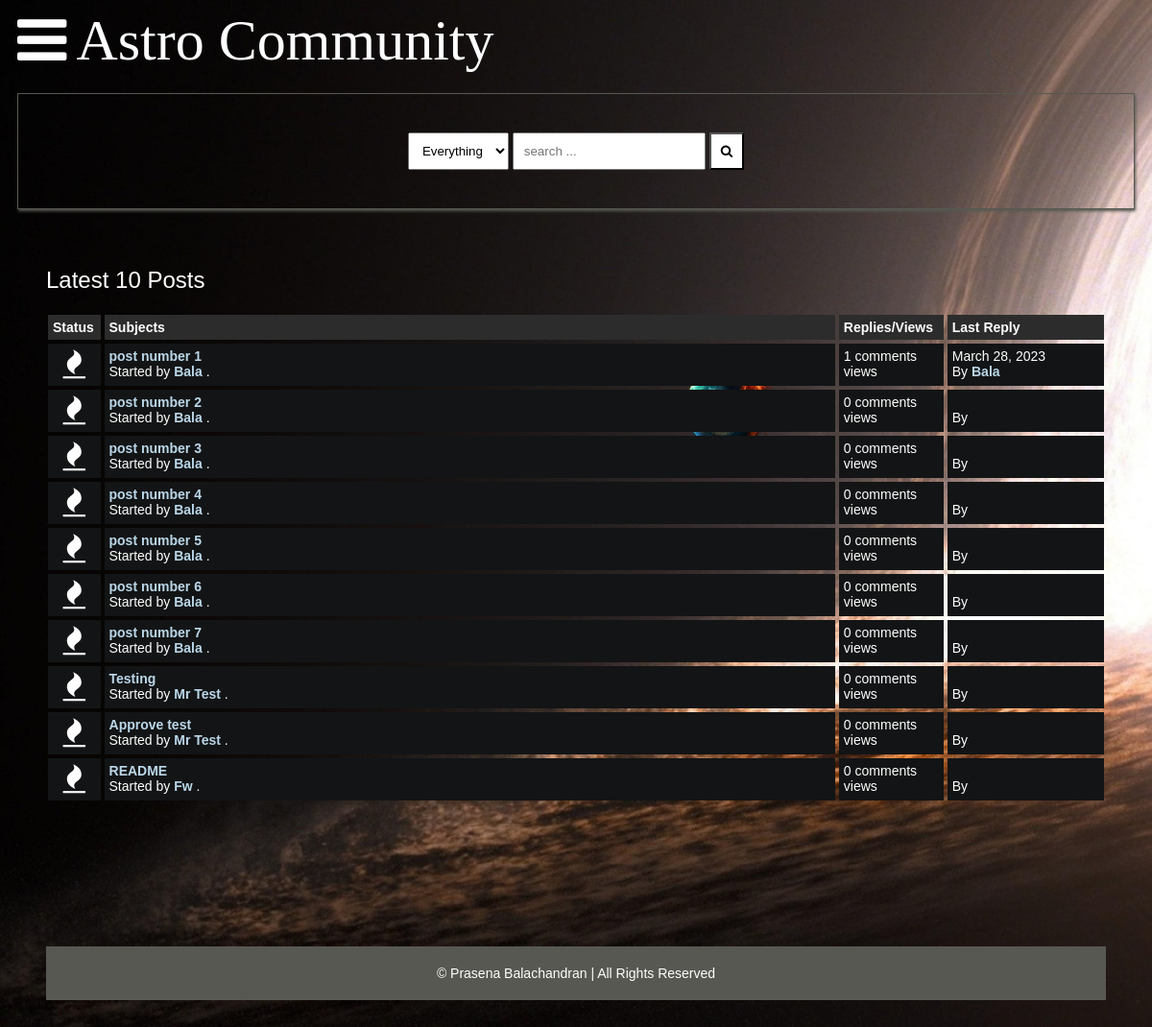
Page /latest_posts on the committed database.
### main/models.py (models this page shows, shortened)
class Post(models.Model):
    title = models.CharField(max_length=400)
    slug = models.SlugField(max_length=400, unique=True, blank=True)
    user = models.ForeignKey(Author, on_delete=models.CASCADE)
    content = HTMLField()
    categories = models.ManyToManyField(Category)
    date = models.DateTimeField(auto_now_add=True)
    approved = models.BooleanField(default=False)
    hit_count_generic = GenericRelation(
        HitCount,
        object_id_field="object_pk",
        related_query_name="hit_count_generic_relation",
    )
    tags = TaggableManager()
    comments = models.ManyToManyField(Comment, blank=True)
    closed = models.BooleanField(default=False)
    state = models.CharField(max_length=40, default="zero")
    closed = models.BooleanField(default=False)
    def get_url(self):
        return reverse("detail", kwargs={"slug": self.slug})
    @property
    def num_comments(self):
        return self.comments.count()
    @property
    def last_reply(self):
        return self.comments.latest("date")

class Author(models.Model):
    user = models.ForeignKey(User, on_delete=models.CASCADE)
    fullname = models.CharField(max_length=40, blank=True)
    slug = slug = models.SlugField(max_length=400, unique=True, blank=True)
    bio = HTMLField()
    points = models.IntegerField(default=0)
    profile_pic = ResizedImageField(
        size=[50, 80],
        quality=100,
        upload_to="authors",
        default=None,
        null=True,
        blank=True,
    )

class Comment(models.Model):
    user = models.ForeignKey(Author, on_delete=models.CASCADE)
    content = models.TextField()
    date = models.DateTimeField(auto_now_add=True)
    replies = models.ManyToManyField(Reply, blank=True)

### main/views.py (the view)
# urls.py: path("latest_posts", latest_posts, name="latest_posts"),
def latest_posts(request):
    posts = Post.objects.all().filter(approved=True)[:10]
    context = {
        "posts": posts,
        "title": "ASTRO: Latest 10 Posts"
    }
    return render(request, "latest-posts.html", context)

### main/context_processors.py (called while the page is built, shortened)
def searchFunction(request):
    search_context = {}
    posts = Post.objects.all()
    return search_context

### templates/latest-posts.html (shortened to what this page needs)
{% extends 'base.html' %} {% load hitcount_tags %} {% block content %}
<div class="container">
	<div class="navigate">
		<span>Latest 10 Posts</span>
	</div>
	<div class="posts-table">
		<div class="table-head">
			<div class="status">Status</div>
			<div class="subjects">Subjects</div>
			<div class="replies">Replies/Views</div>
			<div class="last-reply">Last Reply</div>
		</div>
		{% for post in posts %}
		<div class="table-row">
			<div class="status"><i class="fa fa-fire"></i></div>
			<div class="subjects">
				<a href="{{post.get_url}}">{{post.title}}</a>
				<br >
				<span>
					Started by <b><a href="">{{post.user.fullname|title}}</a></b> .
				</span>
			</div>
			<div class="replies">
				{{post.num_comments}} comments <br >
				{% get_hit_count for post %} views
			</div>
			<div class="last-reply">
				{{post.last_reply.date|date}}
				<br >
				By <b><a href="">{{post.last_reply.user.fullname|title}}</a></b>
			</div>
		</div>
		{% endfor %}
	</div>
	{% endblock content %}

### static/assets/css/style.css (style rules this page uses)
:root { background-image: url("../images/blackhole.jpg"); background-color: #cccccc; }
* { box-sizing: border-box; }
html { font-size: 14px; font-family: 'Titillium Web', sans-serif; background-color:rgb(0,0,0); color:#FEFEFE; }
a { color:#BAD7E9; font-weight: bolder; text-decoration: none; }
.container { margin: 20px; padding: 20px; }
.table-head { display: flex; }
.table-head div { padding: 5px; margin: 2px; background-color: #2C2C2C; font-weight: bold; }
.table-head .status { flex: 5%; }
.table-head .subjects { flex: 70%; }
.table-head .replies { flex: 10%; }
.table-head .last-reply { flex: 15%; }
.table-row { display: flex; }
.table-row .status, .table-row .subjects, .table-row .replies, .table-row .last-reply { padding: 5px; margin: 2px; background-color: #131415; }
.table-row .status { flex: 5%; font-size: 30px; text-align: center; }
.table-row .subjects { flex: 70%; }
.table-row .replies { flex: 10%; }
.table-row .last-reply { flex: 15%; }
.navigate { margin-block: 20px; font-weight: lighter; font-size: 24px; }

### rows in the picture
Post: title "post number 1", user.fullname "Bala", num_comments "1", last_reply "March 28, 2023", last_reply.user.fullname "Bala"
Post: title "post number 2", user.fullname "Bala", num_comments "0"
Post: title "post number 3", user.fullname "Bala", num_comments "0"
Post: title "post number 4", user.fullname "Bala", num_comments "0"
Post: title "post number 5", user.fullname "Bala", num_comments "0"
Post: title "post number 6", user.fullname "Bala", num_comments "0"
Post: title "post number 7", user.fullname "Bala", num_comments "0"
Post: title "Testing", user.fullname "Mr Test", num_comments "0"
Post: title "Approve test", user.fullname "Mr Test", num_comments "0"
Post: title "README", user.fullname "Fw", num_comments "0"
